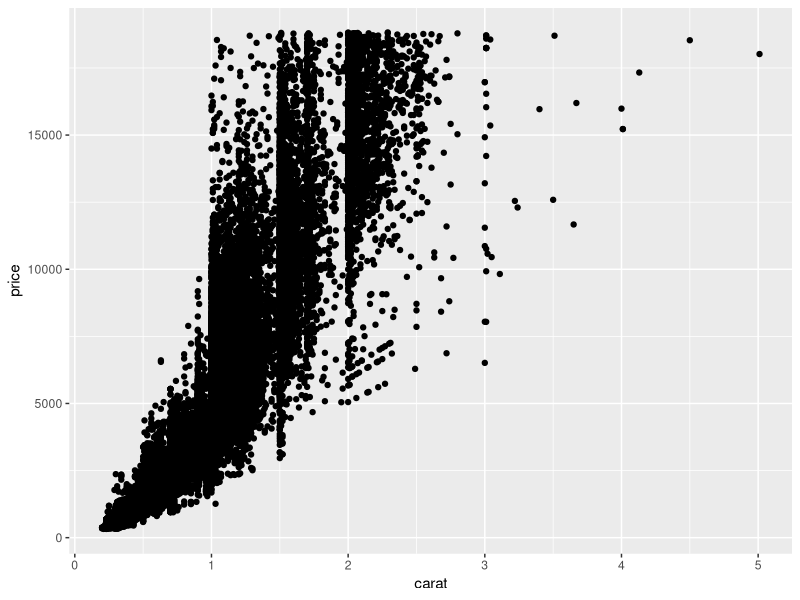
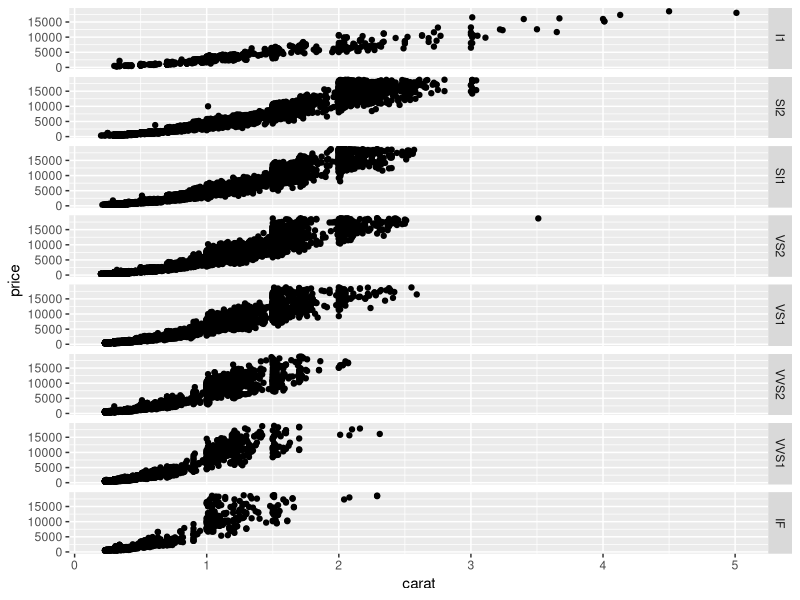
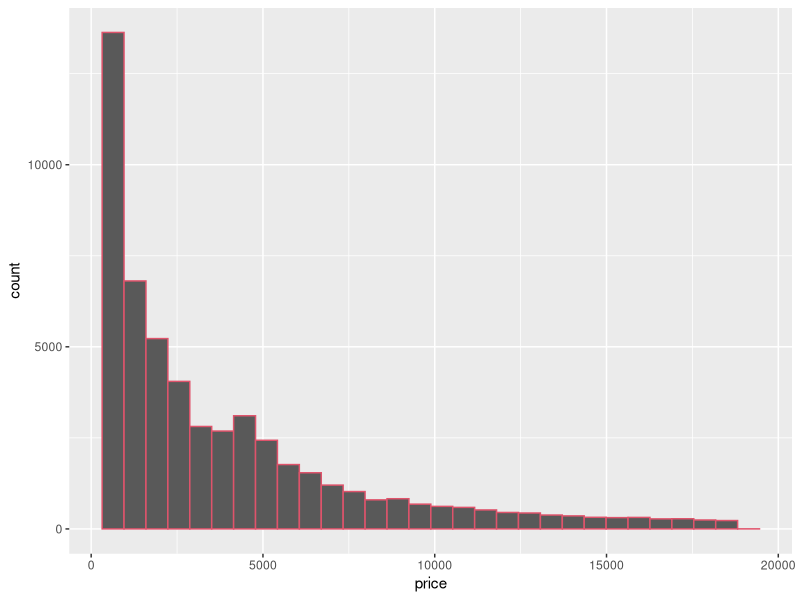

R code for these plots, in order:
## ---- chunk 1
require(ggplot2)
## ---- chunk 2
#item 2
ggplot(diamonds,aes(carat,price))+geom_point()+xlab("carat")+ylab("price")

#item 3
ggplot(diamonds,aes(carat,price))+geom_point()+xlab("carat")+ylab("price")+facet_grid(clarity ~.)

#item 5
ggplot(diamonds,aes(price))+geom_histogram(color=10)
